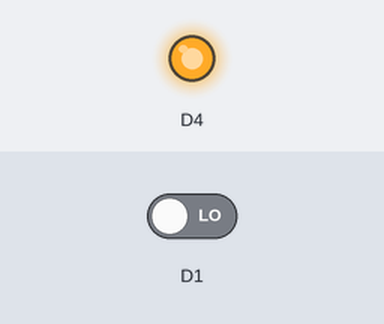
Simulated run of this sketch. Board: ESP8266 (NodeMCU). On the bench: output pins drawn as LEDs (lit = HIGH). Inputs (shaded band) come from the test bench; at power-on: D1 LOW. What the sketch prints to the serial monitor is not drawn.

Above: at 1.2 s.
1.3 s: D1 driven HIGH
At 2.5 s:
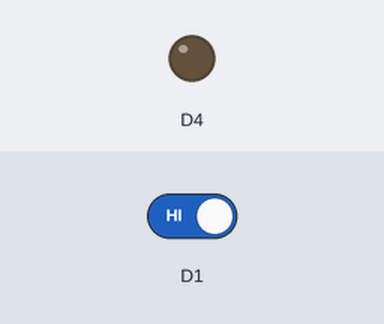
2.8 s: D1 driven LOW
At 3.8 s:
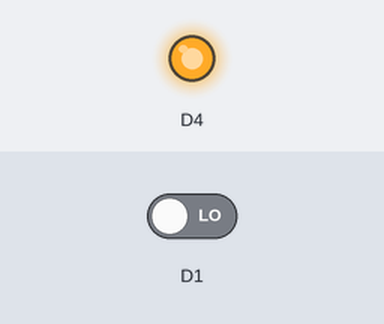
Timing chart, 0 to 5.8 s (numbered marks = the images above; inputs shaded):
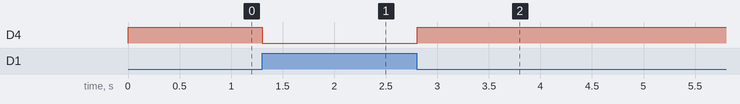

Measured:
- after the input at 1.3 s, D4: HIGH → LOW at once
- after the input at 2.8 s, D4: LOW → HIGH at once

The sketch:

sketch_may20b.ino
```cpp
void setup() {
  // put your setup code here, to run once:
Serial.begin(9600);
pinMode(D2,INPUT);
pinMode(D4,OUTPUT);
}

void loop() {
  // put your main code here, to run repeatedly:
  int m=digitalRead(D1);
  Serial.println(m);
if(m==1){
digitalWrite(D4,0);}
else{
digitalWrite(D4,1);}
}
```
